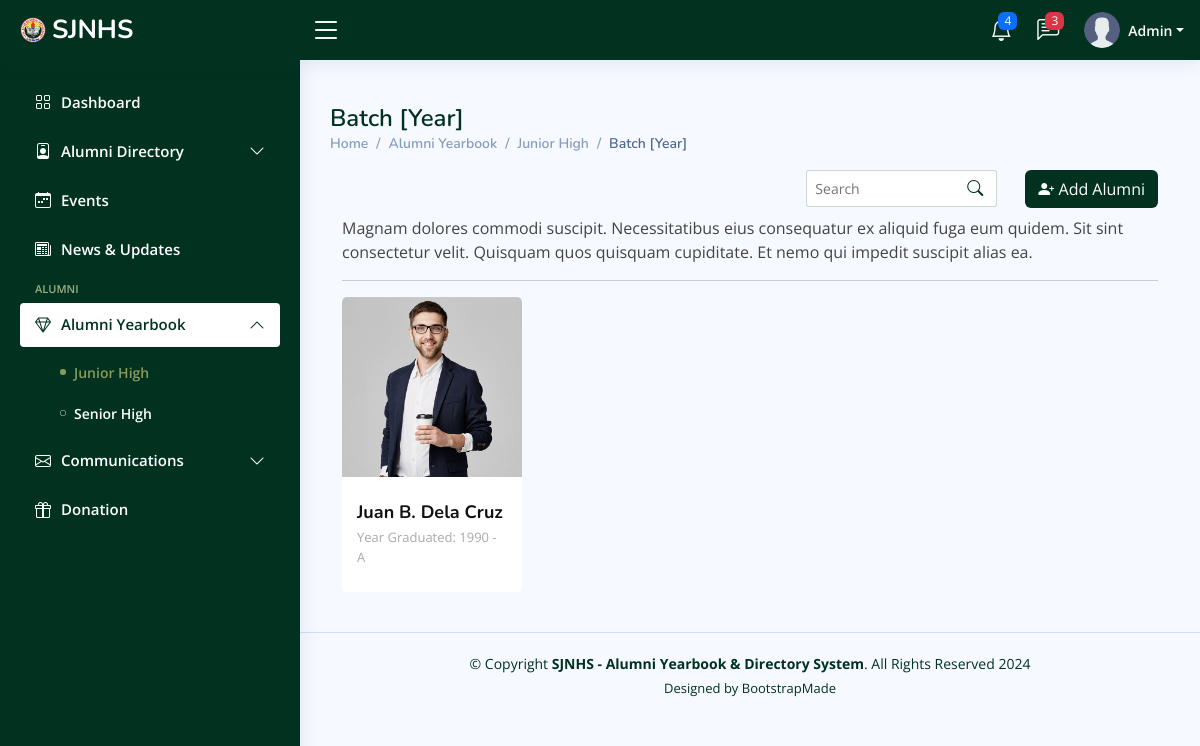
The page /admin/alumni-jhs-view.php (signed in) on the database as committed earlier.
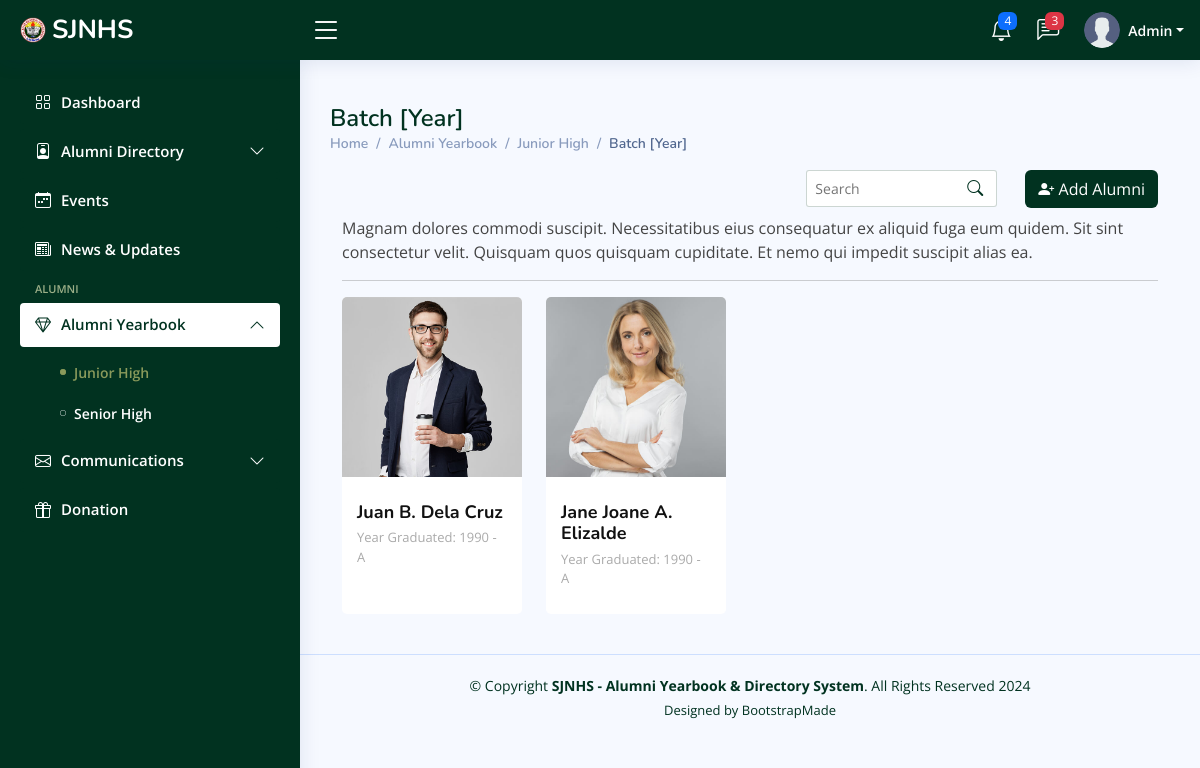
The same page on the database as committed later.
### tables this page shows
CREATE TABLE `alumni_jhs` (
  `id` int(11) NOT NULL,
  `alumni_id` varchar(255) NOT NULL,
  `firstname` varchar(255) NOT NULL,
  `middlename` varchar(255) NOT NULL,
  `lastname` varchar(255) NOT NULL,
  `email` varchar(255) NOT NULL,
  `password` varchar(255) NOT NULL,
  `phone_num` varchar(255) NOT NULL,
  `year_graduated` varchar(255) NOT NULL,
  `section` varchar(255) NOT NULL,
  `profession` varchar(255) NOT NULL,
  `marital_stat` varchar(255) NOT NULL,
  `address` varchar(255) NOT NULL,
  `profile_picture` varchar(255) NOT NULL,
  `user_status` varchar(255) NOT NULL,
  `date_created` timestamp NOT NULL DEFAULT current_timestamp()
);

### admin/alumni-jhs-view.php (the view, shortened to what the changed rows need)
<?php
include_once 'includes/header.php';
include_once 'includes/conn.php';
?>
<main id="main" class="main">
    <div class="pagetitle">
        <h1>Batch [Year]</h1>
    </div>
    <section class="section dashboard">
        <div class="row">
            <div class="col-lg-12">
                <div id="user" class="user">
                    <div class="container" data-aos="fade-up">
                        <div class="row">
                            <div class="row">
                                <?php
$sql = "SELECT * FROM alumni_jhs";
$result = mysqli_query($conn, $sql);
if (mysqli_num_rows($result) > 0) {
    while ($row = mysqli_fetch_assoc($result)) {
        $middlenameInitial = substr($row['middlename'], 0, 1);
        ?>
                                <div class="col-lg-3 col-md-6 d-flex align-items-stretch">
                                    <div class="member" data-aos="fade-up" data-aos-delay="100">
                                        <div class="member-img">
                                            <img src="<?php echo $row['profile_picture']; ?>" class="img-fluid" alt="">
                                        </div>
                                        <div class="member-info">
                                            <h4><?php echo $row['firstname'] . " " . $middlenameInitial . ". " . $row['lastname']; ?>
                                            </h4>
                                            <span><?php echo "Year Graduated: " . $row['year_graduated'] . " - " . $row['section']; ?></span>
                                        </div>
                                    </div>
                                </div>
                                <?php
    }
} else {
    echo "No alumni members found.";
}
?>
                            </div>
                        </div>
                    </div>
                </div>
            </div>
    </section>
</main>
<?php
include_once 'includes/footer.php';
?>

Rows that differ between the two databases and show on the page:
added alumni_jhs: profile_picture (picture), firstname "Jane Joane", middlename "A", lastname "Elizalde", year_graduated "1990", section "A"
